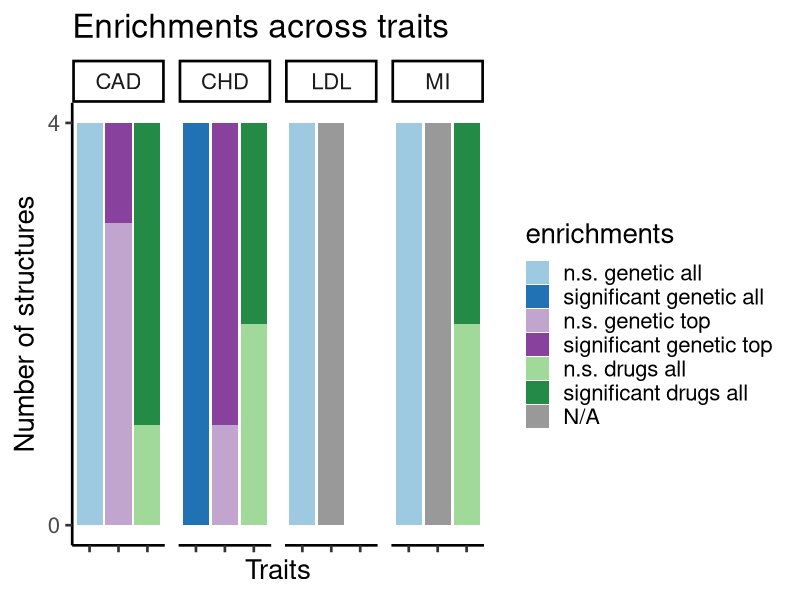

This chart was generated by the following R code:
## ---- chunk 1
library(ggplot2)
## ---- chunk 2
mydata <- read.csv("Enrichments_barplot_pcw9_nr16.csv", sep = ";")
## ---- chunk 3
enrichments <- mydata$Enrichment
trait <- mydata$Trait
number_of_structures <- as.numeric(mydata$Structures)
geneset <- mydata$Gene.set
factor_lvl <- 1:length(mydata[,1])
## ---- chunk 4
enrichments <- factor(enrichments, levels = rev(unique(enrichments)))
geneset <- factor(geneset, levels = unique(geneset))
trait <- factor(trait, levels = unique(trait))

## ---- chunk 5
# creating data frame 
enriched_proportions <- data.frame(number_of_structures,trait,enrichments,geneset,factor_lvl)

## ---- chunk 6
p1 <-   ggplot(enriched_proportions, aes(x=geneset, y=number_of_structures, fill = enrichments)) +
    geom_bar(stat="identity", position = "stack") +
    scale_y_continuous(breaks = c(0,4)) + #,limits = c(0,20)) +
    #geom_text(size = 6, position = position_stack(vjust = 0.75),aes(label = number_of_structures)) +
    facet_wrap(~ trait, ncol = 12) +
    labs(title="Enrichments across traits") +
    xlab("Traits") +
    ylab("Number of structures") +
    theme_classic(base_size = 20) +
    theme(axis.text.x=element_blank()) +
    scale_fill_manual(values=c("grey60","#238B45", "#A1D99B","#88419D","#C2A5CF","#2171B5","#9ECAE1")) +
    #coord_flip() +
    guides(fill = guide_legend(reverse = T))

p1
## ---- chunk 7
sessionInfo()
